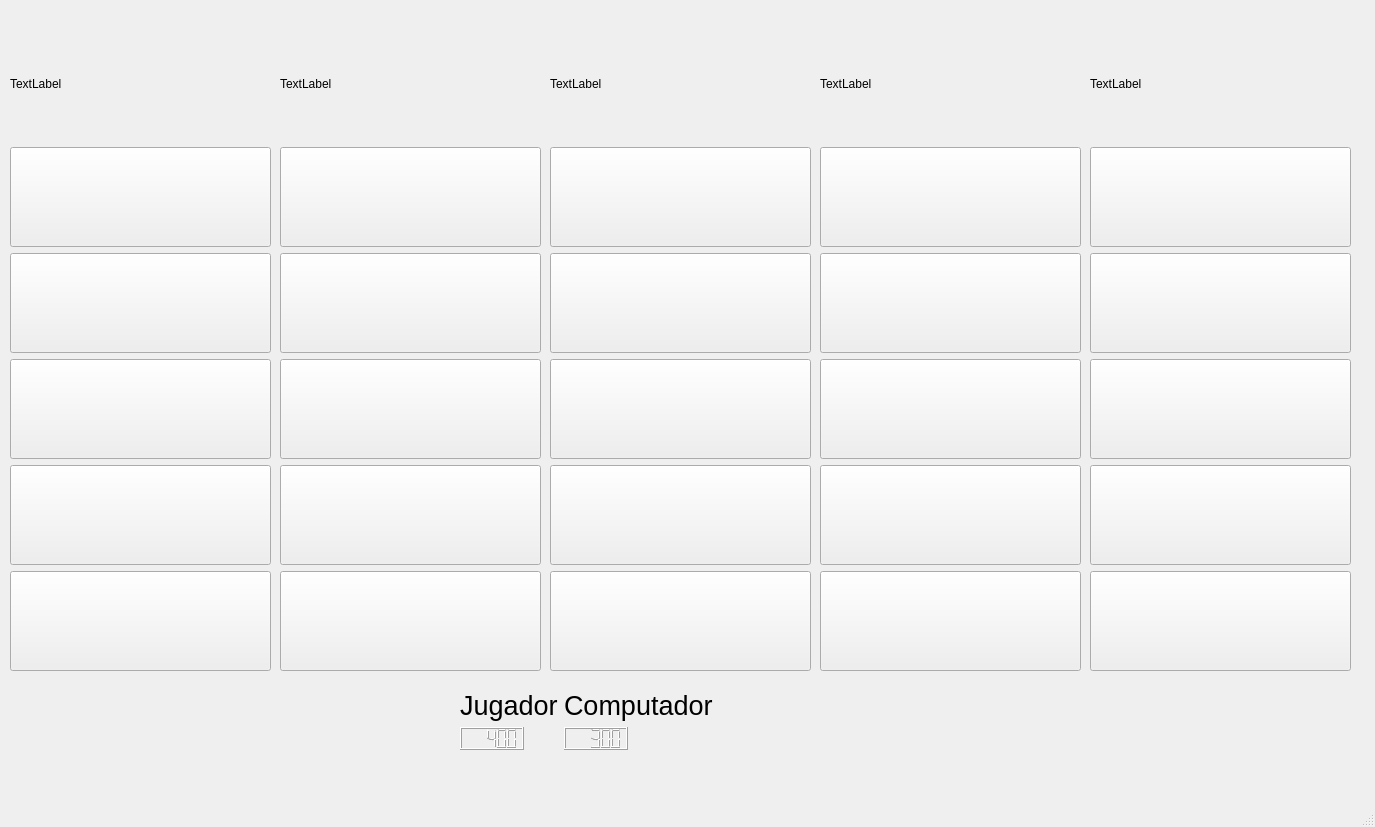
<?xml version="1.0" encoding="UTF-8"?>
<ui version="4.0">
 <class>MainWindow</class>
 <widget class="QMainWindow" name="MainWindow">
  <property name="geometry">
   <rect>
    <x>0</x>
    <y>0</y>
    <width>1375</width>
    <height>827</height>
   </rect>
  </property>
  <property name="windowTitle">
   <string>Jeoperdy</string>
  </property>
  <widget class="QWidget" name="centralwidget">
   <widget class="QWidget" name="verticalLayoutWidget">
    <property name="geometry">
     <rect>
      <x>10</x>
      <y>30</y>
      <width>261</width>
      <height>641</height>
     </rect>
    </property>
    <layout class="QVBoxLayout" name="verticalLayout">
     <item>
      <widget class="QLabel" name="label_1">
       <property name="text">
        <string>TextLabel</string>
       </property>
      </widget>
     </item>
     <item>
      <spacer name="horizontalSpacer">
       <property name="orientation">
        <enum>Qt::Horizontal</enum>
       </property>
       <property name="sizeType">
        <enum>QSizePolicy::Fixed</enum>
       </property>
       <property name="sizeHint" stdset="0">
        <size>
         <width>240</width>
         <height>3</height>
        </size>
       </property>
      </spacer>
     </item>
     <item>
      <widget class="QPushButton" name="pushButton_1">
       <property name="maximumSize">
        <size>
         <width>16777215</width>
         <height>100</height>
        </size>
       </property>
       <property name="text">
        <string/>
       </property>
      </widget>
     </item>
     <item>
      <widget class="QPushButton" name="pushButton_2">
       <property name="sizePolicy">
        <sizepolicy hsizetype="Minimum" vsizetype="Minimum">
         <horstretch>0</horstretch>
         <verstretch>0</verstretch>
        </sizepolicy>
       </property>
       <property name="minimumSize">
        <size>
         <width>0</width>
         <height>3</height>
        </size>
       </property>
       <property name="maximumSize">
        <size>
         <width>16777215</width>
         <height>100</height>
        </size>
       </property>
       <property name="baseSize">
        <size>
         <width>0</width>
         <height>0</height>
        </size>
       </property>
       <property name="text">
        <string/>
       </property>
       <property name="autoDefault">
        <bool>false</bool>
       </property>
       <property name="default">
        <bool>false</bool>
       </property>
       <property name="flat">
        <bool>false</bool>
       </property>
      </widget>
     </item>
     <item>
      <widget class="QPushButton" name="pushButton_3">
       <property name="sizePolicy">
        <sizepolicy hsizetype="Minimum" vsizetype="Minimum">
         <horstretch>0</horstretch>
         <verstretch>0</verstretch>
        </sizepolicy>
       </property>
       <property name="minimumSize">
        <size>
         <width>0</width>
         <height>3</height>
        </size>
       </property>
       <property name="maximumSize">
        <size>
         <width>16777215</width>
         <height>100</height>
        </size>
       </property>
       <property name="baseSize">
        <size>
         <width>0</width>
         <height>0</height>
        </size>
       </property>
       <property name="text">
        <string/>
       </property>
       <property name="autoDefault">
        <bool>false</bool>
       </property>
       <property name="default">
        <bool>false</bool>
       </property>
       <property name="flat">
        <bool>false</bool>
       </property>
      </widget>
     </item>
     <item>
      <widget class="QPushButton" name="pushButton_4">
       <property name="sizePolicy">
        <sizepolicy hsizetype="Minimum" vsizetype="Minimum">
         <horstretch>0</horstretch>
         <verstretch>0</verstretch>
        </sizepolicy>
       </property>
       <property name="minimumSize">
        <size>
         <width>0</width>
         <height>3</height>
        </size>
       </property>
       <property name="maximumSize">
        <size>
         <width>16777215</width>
         <height>100</height>
        </size>
       </property>
       <property name="baseSize">
        <size>
         <width>0</width>
         <height>0</height>
        </size>
       </property>
       <property name="text">
        <string/>
       </property>
       <property name="autoDefault">
        <bool>false</bool>
       </property>
       <property name="default">
        <bool>false</bool>
       </property>
       <property name="flat">
        <bool>false</bool>
       </property>
      </widget>
     </item>
     <item>
      <widget class="QPushButton" name="pushButton_5">
       <property name="maximumSize">
        <size>
         <width>16777215</width>
         <height>100</height>
        </size>
       </property>
       <property name="text">
        <string/>
       </property>
      </widget>
     </item>
    </layout>
   </widget>
   <widget class="QWidget" name="verticalLayoutWidget_2">
    <property name="geometry">
     <rect>
      <x>280</x>
      <y>30</y>
      <width>261</width>
      <height>641</height>
     </rect>
    </property>
    <layout class="QVBoxLayout" name="verticalLayout_2">
     <item>
      <widget class="QLabel" name="label_2">
       <property name="text">
        <string>TextLabel</string>
       </property>
      </widget>
     </item>
     <item>
      <spacer name="horizontalSpacer_2">
       <property name="orientation">
        <enum>Qt::Horizontal</enum>
       </property>
       <property name="sizeType">
        <enum>QSizePolicy::Fixed</enum>
       </property>
       <property name="sizeHint" stdset="0">
        <size>
         <width>240</width>
         <height>3</height>
        </size>
       </property>
      </spacer>
     </item>
     <item>
      <widget class="QPushButton" name="pushButton_6">
       <property name="maximumSize">
        <size>
         <width>16777215</width>
         <height>100</height>
        </size>
       </property>
       <property name="text">
        <string/>
       </property>
      </widget>
     </item>
     <item>
      <widget class="QPushButton" name="pushButton_7">
       <property name="sizePolicy">
        <sizepolicy hsizetype="Minimum" vsizetype="Minimum">
         <horstretch>0</horstretch>
         <verstretch>0</verstretch>
        </sizepolicy>
       </property>
       <property name="minimumSize">
        <size>
         <width>0</width>
         <height>3</height>
        </size>
       </property>
       <property name="maximumSize">
        <size>
         <width>16777215</width>
         <height>100</height>
        </size>
       </property>
       <property name="baseSize">
        <size>
         <width>0</width>
         <height>0</height>
        </size>
       </property>
       <property name="text">
        <string/>
       </property>
       <property name="autoDefault">
        <bool>false</bool>
       </property>
       <property name="default">
        <bool>false</bool>
       </property>
       <property name="flat">
        <bool>false</bool>
       </property>
      </widget>
     </item>
     <item>
      <widget class="QPushButton" name="pushButton_8">
       <property name="sizePolicy">
        <sizepolicy hsizetype="Minimum" vsizetype="Minimum">
         <horstretch>0</horstretch>
         <verstretch>0</verstretch>
        </sizepolicy>
       </property>
       <property name="minimumSize">
        <size>
         <width>0</width>
         <height>3</height>
        </size>
       </property>
       <property name="maximumSize">
        <size>
         <width>16777215</width>
         <height>100</height>
        </size>
       </property>
       <property name="baseSize">
        <size>
         <width>0</width>
         <height>0</height>
        </size>
       </property>
       <property name="text">
        <string/>
       </property>
       <property name="autoDefault">
        <bool>false</bool>
       </property>
       <property name="default">
        <bool>false</bool>
       </property>
       <property name="flat">
        <bool>false</bool>
       </property>
      </widget>
     </item>
     <item>
      <widget class="QPushButton" name="pushButton_9">
       <property name="sizePolicy">
        <sizepolicy hsizetype="Minimum" vsizetype="Minimum">
         <horstretch>0</horstretch>
         <verstretch>0</verstretch>
        </sizepolicy>
       </property>
       <property name="minimumSize">
        <size>
         <width>0</width>
         <height>3</height>
        </size>
       </property>
       <property name="maximumSize">
        <size>
         <width>16777215</width>
         <height>100</height>
        </size>
       </property>
       <property name="baseSize">
        <size>
         <width>0</width>
         <height>0</height>
        </size>
       </property>
       <property name="text">
        <string/>
       </property>
       <property name="autoDefault">
        <bool>false</bool>
       </property>
       <property name="default">
        <bool>false</bool>
       </property>
       <property name="flat">
        <bool>false</bool>
       </property>
      </widget>
     </item>
     <item>
      <widget class="QPushButton" name="pushButton_10">
       <property name="maximumSize">
        <size>
         <width>16777215</width>
         <height>100</height>
        </size>
       </property>
       <property name="text">
        <string/>
       </property>
      </widget>
     </item>
    </layout>
   </widget>
   <widget class="QWidget" name="verticalLayoutWidget_3">
    <property name="geometry">
     <rect>
      <x>550</x>
      <y>30</y>
      <width>261</width>
      <height>641</height>
     </rect>
    </property>
    <layout class="QVBoxLayout" name="verticalLayout_3">
     <item>
      <widget class="QLabel" name="label_3">
       <property name="text">
        <string>TextLabel</string>
       </property>
      </widget>
     </item>
     <item>
      <spacer name="horizontalSpacer_3">
       <property name="orientation">
        <enum>Qt::Horizontal</enum>
       </property>
       <property name="sizeType">
        <enum>QSizePolicy::Fixed</enum>
       </property>
       <property name="sizeHint" stdset="0">
        <size>
         <width>240</width>
         <height>3</height>
        </size>
       </property>
      </spacer>
     </item>
     <item>
      <widget class="QPushButton" name="pushButton_11">
       <property name="maximumSize">
        <size>
         <width>16777215</width>
         <height>100</height>
        </size>
       </property>
       <property name="text">
        <string/>
       </property>
      </widget>
     </item>
     <item>
      <widget class="QPushButton" name="pushButton_12">
       <property name="sizePolicy">
        <sizepolicy hsizetype="Minimum" vsizetype="Minimum">
         <horstretch>0</horstretch>
         <verstretch>0</verstretch>
        </sizepolicy>
       </property>
       <property name="minimumSize">
        <size>
         <width>0</width>
         <height>3</height>
        </size>
       </property>
       <property name="maximumSize">
        <size>
         <width>16777215</width>
         <height>100</height>
        </size>
       </property>
       <property name="baseSize">
        <size>
         <width>0</width>
         <height>0</height>
        </size>
       </property>
       <property name="text">
        <string/>
       </property>
       <property name="autoDefault">
        <bool>false</bool>
       </property>
       <property name="default">
        <bool>false</bool>
       </property>
       <property name="flat">
        <bool>false</bool>
       </property>
      </widget>
     </item>
     <item>
      <widget class="QPushButton" name="pushButton_13">
       <property name="sizePolicy">
        <sizepolicy hsizetype="Minimum" vsizetype="Minimum">
         <horstretch>0</horstretch>
         <verstretch>0</verstretch>
        </sizepolicy>
       </property>
       <property name="minimumSize">
        <size>
         <width>0</width>
         <height>3</height>
        </size>
       </property>
       <property name="maximumSize">
        <size>
         <width>16777215</width>
         <height>100</height>
        </size>
       </property>
       <property name="baseSize">
        <size>
         <width>0</width>
         <height>0</height>
        </size>
       </property>
       <property name="text">
        <string/>
       </property>
       <property name="autoDefault">
        <bool>false</bool>
       </property>
       <property name="default">
        <bool>false</bool>
       </property>
       <property name="flat">
        <bool>false</bool>
       </property>
      </widget>
     </item>
     <item>
      <widget class="QPushButton" name="pushButton_14">
       <property name="sizePolicy">
        <sizepolicy hsizetype="Minimum" vsizetype="Minimum">
         <horstretch>0</horstretch>
         <verstretch>0</verstretch>
        </sizepolicy>
       </property>
       <property name="minimumSize">
        <size>
         <width>0</width>
         <height>3</height>
        </size>
       </property>
       <property name="maximumSize">
        <size>
         <width>16777215</width>
         <height>100</height>
        </size>
       </property>
       <property name="baseSize">
        <size>
         <width>0</width>
         <height>0</height>
        </size>
       </property>
       <property name="text">
        <string/>
       </property>
       <property name="autoDefault">
        <bool>false</bool>
       </property>
       <property name="default">
        <bool>false</bool>
       </property>
       <property name="flat">
        <bool>false</bool>
       </property>
      </widget>
     </item>
     <item>
      <widget class="QPushButton" name="pushButton_15">
       <property name="maximumSize">
        <size>
         <width>16777215</width>
         <height>100</height>
        </size>
       </property>
       <property name="text">
        <string/>
       </property>
      </widget>
     </item>
    </layout>
   </widget>
   <widget class="QWidget" name="verticalLayoutWidget_4">
    <property name="geometry">
     <rect>
      <x>820</x>
      <y>30</y>
      <width>261</width>
      <height>641</height>
     </rect>
    </property>
    <layout class="QVBoxLayout" name="verticalLayout_4">
     <item>
      <widget class="QLabel" name="label_4">
       <property name="text">
        <string>TextLabel</string>
       </property>
      </widget>
     </item>
     <item>
      <spacer name="horizontalSpacer_4">
       <property name="orientation">
        <enum>Qt::Horizontal</enum>
       </property>
       <property name="sizeType">
        <enum>QSizePolicy::Fixed</enum>
       </property>
       <property name="sizeHint" stdset="0">
        <size>
         <width>240</width>
         <height>3</height>
        </size>
       </property>
      </spacer>
     </item>
     <item>
      <widget class="QPushButton" name="pushButton_16">
       <property name="maximumSize">
        <size>
         <width>16777215</width>
         <height>100</height>
        </size>
       </property>
       <property name="text">
        <string/>
       </property>
      </widget>
     </item>
     <item>
      <widget class="QPushButton" name="pushButton_17">
       <property name="sizePolicy">
        <sizepolicy hsizetype="Minimum" vsizetype="Minimum">
         <horstretch>0</horstretch>
         <verstretch>0</verstretch>
        </sizepolicy>
       </property>
       <property name="minimumSize">
        <size>
         <width>0</width>
         <height>3</height>
        </size>
       </property>
       <property name="maximumSize">
        <size>
         <width>16777215</width>
         <height>100</height>
        </size>
       </property>
       <property name="baseSize">
        <size>
         <width>0</width>
         <height>0</height>
        </size>
       </property>
       <property name="text">
        <string/>
       </property>
       <property name="autoDefault">
        <bool>false</bool>
       </property>
       <property name="default">
        <bool>false</bool>
       </property>
       <property name="flat">
        <bool>false</bool>
       </property>
      </widget>
     </item>
     <item>
      <widget class="QPushButton" name="pushButton_18">
       <property name="sizePolicy">
        <sizepolicy hsizetype="Minimum" vsizetype="Minimum">
         <horstretch>0</horstretch>
         <verstretch>0</verstretch>
        </sizepolicy>
       </property>
       <property name="minimumSize">
        <size>
         <width>0</width>
         <height>3</height>
        </size>
       </property>
       <property name="maximumSize">
        <size>
         <width>16777215</width>
         <height>100</height>
        </size>
       </property>
       <property name="baseSize">
        <size>
         <width>0</width>
         <height>0</height>
        </size>
       </property>
       <property name="text">
        <string/>
       </property>
       <property name="autoDefault">
        <bool>false</bool>
       </property>
       <property name="default">
        <bool>false</bool>
       </property>
       <property name="flat">
        <bool>false</bool>
       </property>
      </widget>
     </item>
     <item>
      <widget class="QPushButton" name="pushButton_19">
       <property name="sizePolicy">
        <sizepolicy hsizetype="Minimum" vsizetype="Minimum">
         <horstretch>0</horstretch>
         <verstretch>0</verstretch>
        </sizepolicy>
       </property>
       <property name="minimumSize">
        <size>
         <width>0</width>
         <height>3</height>
        </size>
       </property>
       <property name="maximumSize">
        <size>
         <width>16777215</width>
         <height>100</height>
        </size>
       </property>
       <property name="baseSize">
        <size>
         <width>0</width>
         <height>0</height>
        </size>
       </property>
       <property name="text">
        <string/>
       </property>
       <property name="autoDefault">
        <bool>false</bool>
       </property>
       <property name="default">
        <bool>false</bool>
       </property>
       <property name="flat">
        <bool>false</bool>
       </property>
      </widget>
     </item>
     <item>
      <widget class="QPushButton" name="pushButton_20">
       <property name="maximumSize">
        <size>
         <width>16777215</width>
         <height>100</height>
        </size>
       </property>
       <property name="text">
        <string/>
       </property>
      </widget>
     </item>
    </layout>
   </widget>
   <widget class="QWidget" name="verticalLayoutWidget_5">
    <property name="geometry">
     <rect>
      <x>1090</x>
      <y>30</y>
      <width>261</width>
      <height>641</height>
     </rect>
    </property>
    <layout class="QVBoxLayout" name="verticalLayout_5">
     <item>
      <widget class="QLabel" name="label_5">
       <property name="text">
        <string>TextLabel</string>
       </property>
      </widget>
     </item>
     <item>
      <spacer name="horizontalSpacer_5">
       <property name="orientation">
        <enum>Qt::Horizontal</enum>
       </property>
       <property name="sizeType">
        <enum>QSizePolicy::Fixed</enum>
       </property>
       <property name="sizeHint" stdset="0">
        <size>
         <width>240</width>
         <height>3</height>
        </size>
       </property>
      </spacer>
     </item>
     <item>
      <widget class="QPushButton" name="pushButton_21">
       <property name="maximumSize">
        <size>
         <width>16777215</width>
         <height>100</height>
        </size>
       </property>
       <property name="text">
        <string/>
       </property>
      </widget>
     </item>
     <item>
      <widget class="QPushButton" name="pushButton_22">
       <property name="sizePolicy">
        <sizepolicy hsizetype="Minimum" vsizetype="Minimum">
         <horstretch>0</horstretch>
         <verstretch>0</verstretch>
        </sizepolicy>
       </property>
       <property name="minimumSize">
        <size>
         <width>0</width>
         <height>3</height>
        </size>
       </property>
       <property name="maximumSize">
        <size>
         <width>16777215</width>
         <height>100</height>
        </size>
       </property>
       <property name="baseSize">
        <size>
         <width>0</width>
         <height>0</height>
        </size>
       </property>
       <property name="text">
        <string/>
       </property>
       <property name="autoDefault">
        <bool>false</bool>
       </property>
       <property name="default">
        <bool>false</bool>
       </property>
       <property name="flat">
        <bool>false</bool>
       </property>
      </widget>
     </item>
     <item>
      <widget class="QPushButton" name="pushButton_23">
       <property name="sizePolicy">
        <sizepolicy hsizetype="Minimum" vsizetype="Minimum">
         <horstretch>0</horstretch>
         <verstretch>0</verstretch>
        </sizepolicy>
       </property>
       <property name="minimumSize">
        <size>
         <width>0</width>
         <height>3</height>
        </size>
       </property>
       <property name="maximumSize">
        <size>
         <width>16777215</width>
         <height>100</height>
        </size>
       </property>
       <property name="baseSize">
        <size>
         <width>0</width>
         <height>0</height>
        </size>
       </property>
       <property name="text">
        <string/>
       </property>
       <property name="autoDefault">
        <bool>false</bool>
       </property>
       <property name="default">
        <bool>false</bool>
       </property>
       <property name="flat">
        <bool>false</bool>
       </property>
      </widget>
     </item>
     <item>
      <widget class="QPushButton" name="pushButton_24">
       <property name="sizePolicy">
        <sizepolicy hsizetype="Minimum" vsizetype="Minimum">
         <horstretch>0</horstretch>
         <verstretch>0</verstretch>
        </sizepolicy>
       </property>
       <property name="minimumSize">
        <size>
         <width>0</width>
         <height>3</height>
        </size>
       </property>
       <property name="maximumSize">
        <size>
         <width>16777215</width>
         <height>100</height>
        </size>
       </property>
       <property name="baseSize">
        <size>
         <width>0</width>
         <height>0</height>
        </size>
       </property>
       <property name="text">
        <string/>
       </property>
       <property name="autoDefault">
        <bool>false</bool>
       </property>
       <property name="default">
        <bool>false</bool>
       </property>
       <property name="flat">
        <bool>false</bool>
       </property>
      </widget>
     </item>
     <item>
      <widget class="QPushButton" name="pushButton_25">
       <property name="maximumSize">
        <size>
         <width>16777215</width>
         <height>100</height>
        </size>
       </property>
       <property name="text">
        <string/>
       </property>
      </widget>
     </item>
    </layout>
   </widget>
   <widget class="QWidget" name="formLayoutWidget">
    <property name="geometry">
     <rect>
      <x>460</x>
      <y>690</y>
      <width>431</width>
      <height>91</height>
     </rect>
    </property>
    <layout class="QFormLayout" name="formLayout">
     <property name="fieldGrowthPolicy">
      <enum>QFormLayout::FieldsStayAtSizeHint</enum>
     </property>
     <item row="0" column="1">
      <widget class="QLabel" name="label">
       <property name="font">
        <font>
         <pointsize>20</pointsize>
        </font>
       </property>
       <property name="text">
        <string>Computador</string>
       </property>
       <property name="margin">
        <number>5</number>
       </property>
      </widget>
     </item>
     <item row="2" column="0">
      <widget class="QLCDNumber" name="lcdNumber_Jugador">
       <property name="font">
        <font>
         <pointsize>20</pointsize>
        </font>
       </property>
       <property name="value" stdset="0">
        <double>400.000000000000000</double>
       </property>
      </widget>
     </item>
     <item row="0" column="0">
      <widget class="QLabel" name="label_6">
       <property name="maximumSize">
        <size>
         <width>16777215</width>
         <height>16777215</height>
        </size>
       </property>
       <property name="font">
        <font>
         <pointsize>20</pointsize>
        </font>
       </property>
       <property name="text">
        <string>Jugador</string>
       </property>
       <property name="margin">
        <number>5</number>
       </property>
      </widget>
     </item>
     <item row="2" column="1">
      <widget class="QLCDNumber" name="lcdNumber_Copmutador">
       <property name="font">
        <font>
         <pointsize>20</pointsize>
        </font>
       </property>
       <property name="value" stdset="0">
        <double>300.000000000000000</double>
       </property>
      </widget>
     </item>
    </layout>
   </widget>
   <zorder>verticalLayoutWidget</zorder>
   <zorder>verticalLayoutWidget_2</zorder>
   <zorder>verticalLayoutWidget_3</zorder>
   <zorder>label_2</zorder>
   <zorder>verticalLayoutWidget_4</zorder>
   <zorder>verticalLayoutWidget_5</zorder>
   <zorder>formLayoutWidget</zorder>
  </widget>
  <widget class="QMenuBar" name="menubar">
   <property name="geometry">
    <rect>
     <x>0</x>
     <y>0</y>
     <width>1375</width>
     <height>22</height>
    </rect>
   </property>
  </widget>
  <widget class="QStatusBar" name="statusbar"/>
 </widget>
 <resources/>
 <connections/>
</ui>
